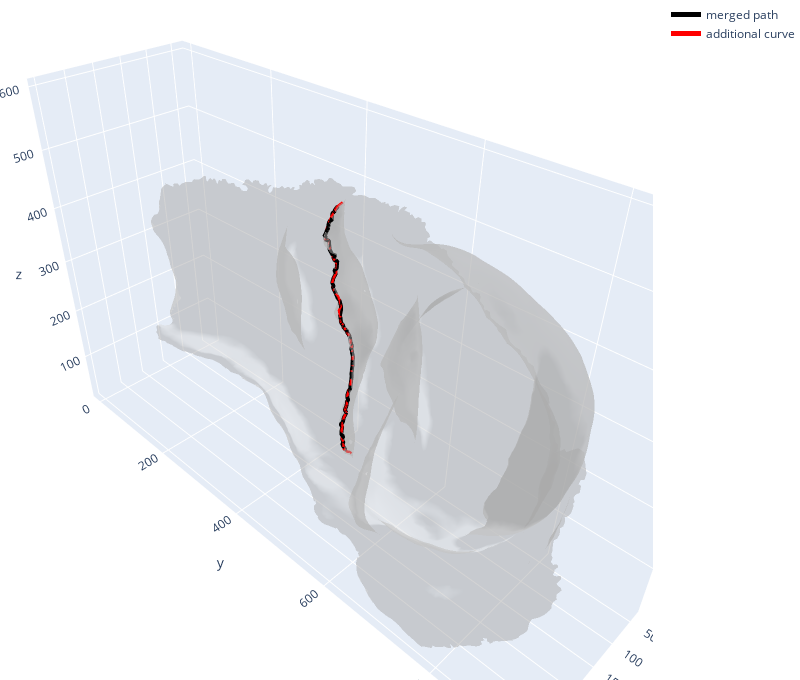

Notebook source saved alongside this figure:
### Code cell
fig = fold_annotation.visualize(display_vpaths=False, 
                                display_merged_path=True, 
                                additional_curves=[FoldAnnotation.construct_reference_frame_via_spline(fold_annotation.vertices, fold_annotation.compute_vpaths()[0], spline_smoothing_factor=1.0)[0]])
